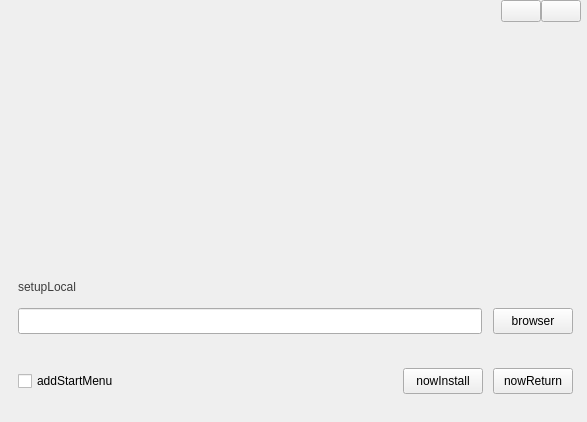
<?xml version="1.0" encoding="UTF-8"?>
<ui version="4.0">
 <class>SelectPathWidget</class>
 <widget class="QWidget" name="SelectPathWidget">
  <property name="geometry">
   <rect>
    <x>0</x>
    <y>0</y>
    <width>586</width>
    <height>422</height>
   </rect>
  </property>
  <property name="windowTitle">
   <string>Form</string>
  </property>
  <property name="styleSheet">
   <string notr="true"/>
  </property>
  <layout class="QVBoxLayout" name="verticalLayout">
   <property name="spacing">
    <number>0</number>
   </property>
   <property name="leftMargin">
    <number>0</number>
   </property>
   <property name="topMargin">
    <number>0</number>
   </property>
   <property name="rightMargin">
    <number>0</number>
   </property>
   <property name="bottomMargin">
    <number>0</number>
   </property>
   <item>
    <widget class="PushPicWidget" name="select_title_widget" native="true">
     <property name="minimumSize">
      <size>
       <width>0</width>
       <height>255</height>
      </size>
     </property>
     <property name="maximumSize">
      <size>
       <width>16777215</width>
       <height>256</height>
      </size>
     </property>
     <layout class="QVBoxLayout" name="verticalLayout_3">
      <property name="spacing">
       <number>0</number>
      </property>
      <property name="leftMargin">
       <number>0</number>
      </property>
      <property name="topMargin">
       <number>0</number>
      </property>
      <property name="rightMargin">
       <number>0</number>
      </property>
      <property name="bottomMargin">
       <number>0</number>
      </property>
      <item>
       <widget class="QWidget" name="select_titleBat_widget" native="true">
        <layout class="QHBoxLayout" name="horizontalLayout_4">
         <property name="spacing">
          <number>0</number>
         </property>
         <property name="leftMargin">
          <number>0</number>
         </property>
         <property name="topMargin">
          <number>0</number>
         </property>
         <property name="rightMargin">
          <number>6</number>
         </property>
         <property name="bottomMargin">
          <number>0</number>
         </property>
         <item>
          <spacer name="horizontalSpacer_7">
           <property name="orientation">
            <enum>Qt::Horizontal</enum>
           </property>
           <property name="sizeHint" stdset="0">
            <size>
             <width>40</width>
             <height>20</height>
            </size>
           </property>
          </spacer>
         </item>
         <item>
          <widget class="QPushButton" name="min_Btn">
           <property name="minimumSize">
            <size>
             <width>0</width>
             <height>0</height>
            </size>
           </property>
           <property name="maximumSize">
            <size>
             <width>100</width>
             <height>100</height>
            </size>
           </property>
           <property name="text">
            <string/>
           </property>
          </widget>
         </item>
         <item>
          <widget class="QPushButton" name="close_Btn">
           <property name="minimumSize">
            <size>
             <width>0</width>
             <height>0</height>
            </size>
           </property>
           <property name="maximumSize">
            <size>
             <width>100</width>
             <height>100</height>
            </size>
           </property>
           <property name="text">
            <string/>
           </property>
          </widget>
         </item>
        </layout>
       </widget>
      </item>
      <item>
       <spacer name="verticalSpacer">
        <property name="orientation">
         <enum>Qt::Vertical</enum>
        </property>
        <property name="sizeHint" stdset="0">
         <size>
          <width>20</width>
          <height>40</height>
         </size>
        </property>
       </spacer>
      </item>
     </layout>
    </widget>
   </item>
   <item>
    <widget class="QWidget" name="below_widget" native="true">
     <layout class="QVBoxLayout" name="verticalLayout_2">
      <property name="spacing">
       <number>0</number>
      </property>
      <property name="leftMargin">
       <number>0</number>
      </property>
      <property name="topMargin">
       <number>0</number>
      </property>
      <property name="rightMargin">
       <number>0</number>
      </property>
      <property name="bottomMargin">
       <number>0</number>
      </property>
      <item>
       <spacer name="verticalSpacer_5">
        <property name="orientation">
         <enum>Qt::Vertical</enum>
        </property>
        <property name="sizeType">
         <enum>QSizePolicy::Fixed</enum>
        </property>
        <property name="sizeHint" stdset="0">
         <size>
          <width>20</width>
          <height>22</height>
         </size>
        </property>
       </spacer>
      </item>
      <item>
       <layout class="QHBoxLayout" name="horizontalLayout_3">
        <property name="spacing">
         <number>0</number>
        </property>
        <item>
         <spacer name="horizontalSpacer_2">
          <property name="orientation">
           <enum>Qt::Horizontal</enum>
          </property>
          <property name="sizeType">
           <enum>QSizePolicy::Fixed</enum>
          </property>
          <property name="sizeHint" stdset="0">
           <size>
            <width>18</width>
            <height>20</height>
           </size>
          </property>
         </spacer>
        </item>
        <item>
         <widget class="QLabel" name="label_2">
          <property name="styleSheet">
           <string notr="true">color: rgb(60, 60, 60);</string>
          </property>
          <property name="text">
           <string>setupLocal</string>
          </property>
         </widget>
        </item>
        <item>
         <spacer name="horizontalSpacer_3">
          <property name="orientation">
           <enum>Qt::Horizontal</enum>
          </property>
          <property name="sizeHint" stdset="0">
           <size>
            <width>40</width>
            <height>20</height>
           </size>
          </property>
         </spacer>
        </item>
       </layout>
      </item>
      <item>
       <spacer name="verticalSpacer_4">
        <property name="orientation">
         <enum>Qt::Vertical</enum>
        </property>
        <property name="sizeType">
         <enum>QSizePolicy::Fixed</enum>
        </property>
        <property name="sizeHint" stdset="0">
         <size>
          <width>20</width>
          <height>11</height>
         </size>
        </property>
       </spacer>
      </item>
      <item>
       <layout class="QHBoxLayout" name="horizontalLayout_2">
        <property name="spacing">
         <number>0</number>
        </property>
        <item>
         <spacer name="horizontalSpacer_4">
          <property name="orientation">
           <enum>Qt::Horizontal</enum>
          </property>
          <property name="sizeType">
           <enum>QSizePolicy::Fixed</enum>
          </property>
          <property name="sizeHint" stdset="0">
           <size>
            <width>18</width>
            <height>20</height>
           </size>
          </property>
         </spacer>
        </item>
        <item>
         <widget class="QLineEdit" name="path_Edit">
          <property name="minimumSize">
           <size>
            <width>464</width>
            <height>26</height>
           </size>
          </property>
          <property name="maximumSize">
           <size>
            <width>464</width>
            <height>26</height>
           </size>
          </property>
         </widget>
        </item>
        <item>
         <spacer name="horizontalSpacer_6">
          <property name="orientation">
           <enum>Qt::Horizontal</enum>
          </property>
          <property name="sizeType">
           <enum>QSizePolicy::Fixed</enum>
          </property>
          <property name="sizeHint" stdset="0">
           <size>
            <width>11</width>
            <height>20</height>
           </size>
          </property>
         </spacer>
        </item>
        <item>
         <widget class="QPushButton" name="browse_Btn">
          <property name="minimumSize">
           <size>
            <width>0</width>
            <height>26</height>
           </size>
          </property>
          <property name="maximumSize">
           <size>
            <width>16777215</width>
            <height>26</height>
           </size>
          </property>
          <property name="styleSheet">
           <string notr="true"/>
          </property>
          <property name="text">
           <string>browser</string>
          </property>
         </widget>
        </item>
        <item>
         <spacer name="horizontalSpacer_5">
          <property name="orientation">
           <enum>Qt::Horizontal</enum>
          </property>
          <property name="sizeType">
           <enum>QSizePolicy::Fixed</enum>
          </property>
          <property name="sizeHint" stdset="0">
           <size>
            <width>14</width>
            <height>20</height>
           </size>
          </property>
         </spacer>
        </item>
       </layout>
      </item>
      <item>
       <spacer name="verticalSpacer_3">
        <property name="orientation">
         <enum>Qt::Vertical</enum>
        </property>
        <property name="sizeType">
         <enum>QSizePolicy::Preferred</enum>
        </property>
        <property name="sizeHint" stdset="0">
         <size>
          <width>20</width>
          <height>41</height>
         </size>
        </property>
       </spacer>
      </item>
      <item>
       <layout class="QHBoxLayout" name="horizontalLayout">
        <property name="spacing">
         <number>0</number>
        </property>
        <item>
         <spacer name="horizontalSpacer_10">
          <property name="orientation">
           <enum>Qt::Horizontal</enum>
          </property>
          <property name="sizeType">
           <enum>QSizePolicy::Fixed</enum>
          </property>
          <property name="sizeHint" stdset="0">
           <size>
            <width>18</width>
            <height>20</height>
           </size>
          </property>
         </spacer>
        </item>
        <item>
         <widget class="QCheckBox" name="select_shortCutToMenue_checkBox">
          <property name="text">
           <string>addStartMenu</string>
          </property>
         </widget>
        </item>
        <item>
         <spacer name="horizontalSpacer">
          <property name="orientation">
           <enum>Qt::Horizontal</enum>
          </property>
          <property name="sizeHint" stdset="0">
           <size>
            <width>40</width>
            <height>20</height>
           </size>
          </property>
         </spacer>
        </item>
        <item>
         <widget class="QPushButton" name="install_Btn">
          <property name="minimumSize">
           <size>
            <width>0</width>
            <height>26</height>
           </size>
          </property>
          <property name="maximumSize">
           <size>
            <width>16777215</width>
            <height>26</height>
           </size>
          </property>
          <property name="styleSheet">
           <string notr="true"/>
          </property>
          <property name="text">
           <string>nowInstall</string>
          </property>
         </widget>
        </item>
        <item>
         <spacer name="horizontalSpacer_8">
          <property name="orientation">
           <enum>Qt::Horizontal</enum>
          </property>
          <property name="sizeType">
           <enum>QSizePolicy::Fixed</enum>
          </property>
          <property name="sizeHint" stdset="0">
           <size>
            <width>10</width>
            <height>20</height>
           </size>
          </property>
         </spacer>
        </item>
        <item>
         <widget class="QPushButton" name="return_Btn">
          <property name="minimumSize">
           <size>
            <width>77</width>
            <height>26</height>
           </size>
          </property>
          <property name="maximumSize">
           <size>
            <width>16777215</width>
            <height>26</height>
           </size>
          </property>
          <property name="styleSheet">
           <string notr="true"/>
          </property>
          <property name="text">
           <string>nowReturn</string>
          </property>
         </widget>
        </item>
        <item>
         <spacer name="horizontalSpacer_9">
          <property name="orientation">
           <enum>Qt::Horizontal</enum>
          </property>
          <property name="sizeType">
           <enum>QSizePolicy::Fixed</enum>
          </property>
          <property name="sizeHint" stdset="0">
           <size>
            <width>14</width>
            <height>20</height>
           </size>
          </property>
         </spacer>
        </item>
       </layout>
      </item>
      <item>
       <spacer name="verticalSpacer_2">
        <property name="orientation">
         <enum>Qt::Vertical</enum>
        </property>
        <property name="sizeType">
         <enum>QSizePolicy::Fixed</enum>
        </property>
        <property name="sizeHint" stdset="0">
         <size>
          <width>20</width>
          <height>28</height>
         </size>
        </property>
       </spacer>
      </item>
     </layout>
    </widget>
   </item>
  </layout>
 </widget>
 <customwidgets>
  <customwidget>
   <class>PushPicWidget</class>
   <extends>QWidget</extends>
   <header>pushpicwidget.h</header>
   <container>1</container>
  </customwidget>
 </customwidgets>
 <resources/>
 <connections/>
</ui>
